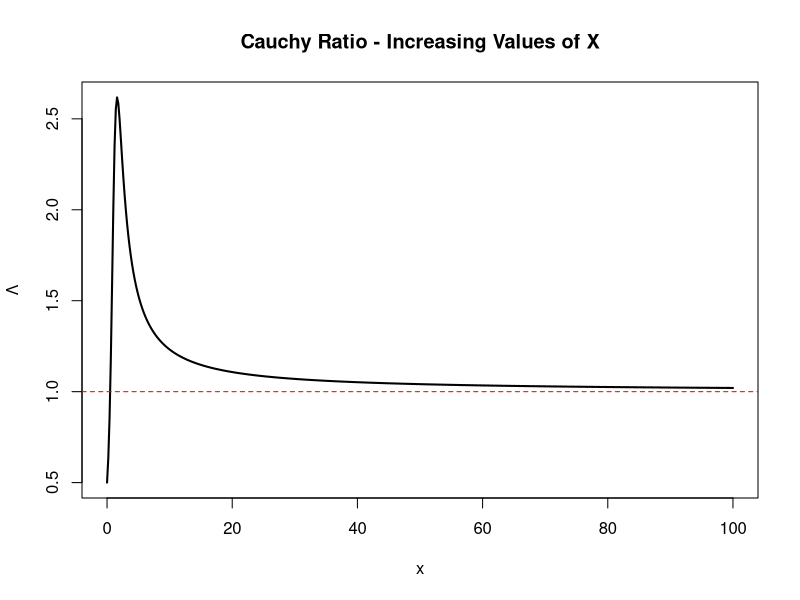
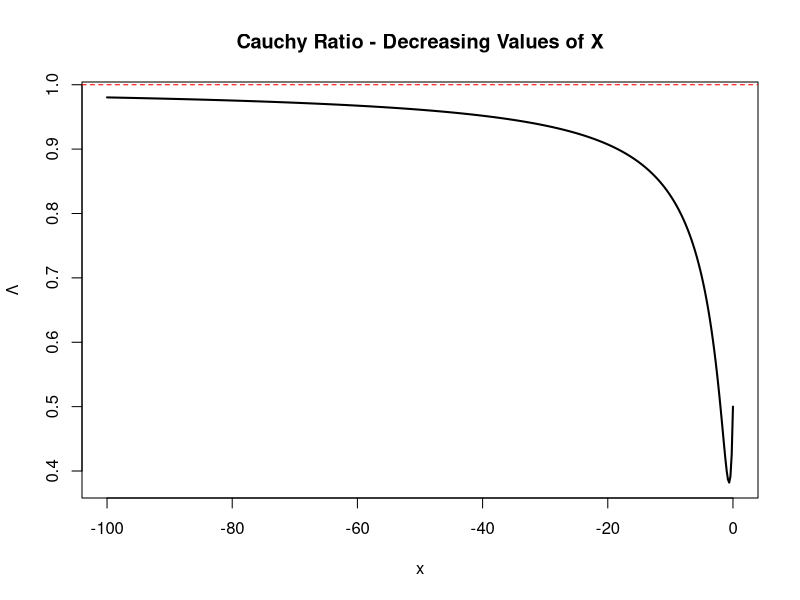

These figures' R source, in order:
## ---- chunk 1
cauchy <- function(x) {
  numerator <- 1 + x^2 
  denominator <- 1 + (x-1)^2
  numerator/denominator
}
## ---- chunk 2
x_vals <- seq(0, 100, length.out = 500)
y_vals <- cauchy(x_vals)

plot(x_vals, y_vals, type = "l", lwd = 2, col = "black",
     main = "Cauchy Ratio - Increasing Values of X",
     xlab = "x", ylab = expression(Lambda))
abline(h = 1, col = "red", lty = 2)
## ---- chunk 3
x_vals <- seq(0, -100, length.out = 500)
y_vals <- cauchy(x_vals)

plot(x_vals, y_vals, type = "l", lwd = 2, col = "black",
     main = "Cauchy Ratio - Decreasing Values of X",
     xlab = "x", ylab = expression(Lambda))
abline(h = 1, col = "red", lty = 2)
